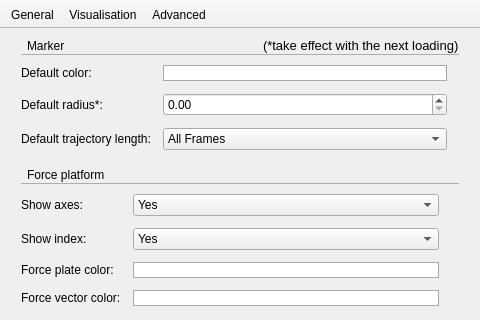
<?xml version="1.0" encoding="UTF-8"?>
<ui version="4.0">
 <class>Preferences</class>
 <widget class="QMainWindow" name="Preferences">
  <property name="geometry">
   <rect>
    <x>0</x>
    <y>0</y>
    <width>480</width>
    <height>320</height>
   </rect>
  </property>
  <property name="sizePolicy">
   <sizepolicy hsizetype="Fixed" vsizetype="Fixed">
    <horstretch>0</horstretch>
    <verstretch>0</verstretch>
   </sizepolicy>
  </property>
  <property name="minimumSize">
   <size>
    <width>480</width>
    <height>320</height>
   </size>
  </property>
  <property name="maximumSize">
   <size>
    <width>480</width>
    <height>320</height>
   </size>
  </property>
  <property name="windowTitle">
   <string>General</string>
  </property>
  <property name="unifiedTitleAndToolBarOnMac">
   <bool>true</bool>
  </property>
  <widget class="QWidget" name="centralwidget">
   <widget class="QStackedWidget" name="stackedWidget">
    <property name="geometry">
     <rect>
      <x>12</x>
      <y>0</y>
      <width>456</width>
      <height>311</height>
     </rect>
    </property>
    <property name="minimumSize">
     <size>
      <width>456</width>
      <height>0</height>
     </size>
    </property>
    <property name="maximumSize">
     <size>
      <width>456</width>
      <height>16777215</height>
     </size>
    </property>
    <property name="currentIndex">
     <number>1</number>
    </property>
    <widget class="QWidget" name="generalPage">
     <layout class="QVBoxLayout" name="verticalLayout_9">
      <property name="spacing">
       <number>24</number>
      </property>
      <item>
       <layout class="QVBoxLayout" name="verticalLayout_8">
        <property name="spacing">
         <number>6</number>
        </property>
        <item>
         <layout class="QVBoxLayout" name="verticalLayout_7">
          <property name="spacing">
           <number>0</number>
          </property>
          <item>
           <layout class="QHBoxLayout" name="horizontalLayout_5">
            <property name="spacing">
             <number>0</number>
            </property>
            <item>
             <spacer name="horizontalSpacer_7">
              <property name="orientation">
               <enum>Qt::Horizontal</enum>
              </property>
              <property name="sizeType">
               <enum>QSizePolicy::Fixed</enum>
              </property>
              <property name="sizeHint" stdset="0">
               <size>
                <width>6</width>
                <height>1</height>
               </size>
              </property>
             </spacer>
            </item>
            <item>
             <widget class="QLabel" name="label_3">
              <property name="text">
               <string>Startup</string>
              </property>
             </widget>
            </item>
           </layout>
          </item>
          <item>
           <widget class="Line" name="line_2">
            <property name="styleSheet">
             <string notr="true">color: rgb(173,173,173);</string>
            </property>
            <property name="frameShadow">
             <enum>QFrame::Plain</enum>
            </property>
            <property name="orientation">
             <enum>Qt::Horizontal</enum>
            </property>
           </widget>
          </item>
         </layout>
        </item>
        <item>
         <layout class="QVBoxLayout" name="verticalLayout_6">
          <property name="spacing">
           <number>0</number>
          </property>
          <item>
           <layout class="QHBoxLayout" name="horizontalLayout_6" stretch="0,0">
            <property name="spacing">
             <number>0</number>
            </property>
            <item>
             <spacer name="horizontalSpacer_8">
              <property name="orientation">
               <enum>Qt::Horizontal</enum>
              </property>
              <property name="sizeType">
               <enum>QSizePolicy::Fixed</enum>
              </property>
              <property name="sizeHint" stdset="0">
               <size>
                <width>6</width>
                <height>1</height>
               </size>
              </property>
             </spacer>
            </item>
            <item>
             <widget class="QCheckBox" name="defaultConfigurationCheckBox">
              <property name="text">
               <string>Use default configuration</string>
              </property>
             </widget>
            </item>
           </layout>
          </item>
          <item>
           <layout class="QHBoxLayout" name="horizontalLayout_7">
            <item>
             <spacer name="horizontalSpacer_10">
              <property name="orientation">
               <enum>Qt::Horizontal</enum>
              </property>
              <property name="sizeType">
               <enum>QSizePolicy::Fixed</enum>
              </property>
              <property name="sizeHint" stdset="0">
               <size>
                <width>24</width>
                <height>1</height>
               </size>
              </property>
             </spacer>
            </item>
            <item>
             <widget class="QLineEdit" name="defaultConfigurationLineEdit">
              <property name="enabled">
               <bool>false</bool>
              </property>
             </widget>
            </item>
            <item>
             <spacer name="horizontalSpacer_9">
              <property name="orientation">
               <enum>Qt::Horizontal</enum>
              </property>
              <property name="sizeType">
               <enum>QSizePolicy::Fixed</enum>
              </property>
              <property name="sizeHint" stdset="0">
               <size>
                <width>10</width>
                <height>1</height>
               </size>
              </property>
             </spacer>
            </item>
            <item>
             <widget class="QPushButton" name="defaultConfigurationButton">
              <property name="enabled">
               <bool>false</bool>
              </property>
              <property name="text">
               <string>Choose...</string>
              </property>
             </widget>
            </item>
           </layout>
          </item>
         </layout>
        </item>
       </layout>
      </item>
      <item>
       <layout class="QVBoxLayout" name="verticalLayout_3">
        <property name="spacing">
         <number>6</number>
        </property>
        <item>
         <layout class="QVBoxLayout" name="verticalLayout_2">
          <property name="spacing">
           <number>0</number>
          </property>
          <item>
           <layout class="QHBoxLayout" name="horizontalLayout">
            <property name="spacing">
             <number>0</number>
            </property>
            <item>
             <spacer name="horizontalSpacer">
              <property name="orientation">
               <enum>Qt::Horizontal</enum>
              </property>
              <property name="sizeType">
               <enum>QSizePolicy::Fixed</enum>
              </property>
              <property name="sizeHint" stdset="0">
               <size>
                <width>6</width>
                <height>1</height>
               </size>
              </property>
             </spacer>
            </item>
            <item>
             <widget class="QLabel" name="label_2">
              <property name="text">
               <string>Event</string>
              </property>
             </widget>
            </item>
           </layout>
          </item>
          <item>
           <widget class="Line" name="line">
            <property name="styleSheet">
             <string notr="true">color: rgb(173,173,173);</string>
            </property>
            <property name="frameShadow">
             <enum>QFrame::Plain</enum>
            </property>
            <property name="orientation">
             <enum>Qt::Horizontal</enum>
            </property>
           </widget>
          </item>
         </layout>
        </item>
        <item>
         <layout class="QHBoxLayout" name="horizontalLayout_2">
          <property name="spacing">
           <number>0</number>
          </property>
          <item>
           <spacer name="horizontalSpacer_2">
            <property name="orientation">
             <enum>Qt::Horizontal</enum>
            </property>
            <property name="sizeType">
             <enum>QSizePolicy::Fixed</enum>
            </property>
            <property name="sizeHint" stdset="0">
             <size>
              <width>6</width>
              <height>1</height>
             </size>
            </property>
           </spacer>
          </item>
          <item>
           <widget class="QCheckBox" name="openEventEditorCheckBox">
            <property name="text">
             <string>Open the editor when inserting an event</string>
            </property>
           </widget>
          </item>
         </layout>
        </item>
       </layout>
      </item>
      <item>
       <layout class="QVBoxLayout" name="verticalLayout_4">
        <property name="spacing">
         <number>6</number>
        </property>
        <item>
         <layout class="QVBoxLayout" name="verticalLayout_5">
          <property name="spacing">
           <number>0</number>
          </property>
          <item>
           <layout class="QHBoxLayout" name="horizontalLayout_3">
            <property name="spacing">
             <number>0</number>
            </property>
            <item>
             <spacer name="horizontalSpacer_3">
              <property name="orientation">
               <enum>Qt::Horizontal</enum>
              </property>
              <property name="sizeType">
               <enum>QSizePolicy::Fixed</enum>
              </property>
              <property name="sizeHint" stdset="0">
               <size>
                <width>6</width>
                <height>1</height>
               </size>
              </property>
             </spacer>
            </item>
            <item>
             <widget class="QLabel" name="label_4">
              <property name="text">
               <string>Ground orientation</string>
              </property>
             </widget>
            </item>
           </layout>
          </item>
          <item>
           <widget class="Line" name="line_3">
            <property name="styleSheet">
             <string notr="true">color: rgb(173,173,173);</string>
            </property>
            <property name="frameShadow">
             <enum>QFrame::Plain</enum>
            </property>
            <property name="orientation">
             <enum>Qt::Horizontal</enum>
            </property>
           </widget>
          </item>
         </layout>
        </item>
        <item>
         <layout class="QHBoxLayout" name="horizontalLayout_4">
          <property name="spacing">
           <number>0</number>
          </property>
          <item>
           <spacer name="horizontalSpacer_4">
            <property name="orientation">
             <enum>Qt::Horizontal</enum>
            </property>
            <property name="sizeType">
             <enum>QSizePolicy::Fixed</enum>
            </property>
            <property name="sizeHint" stdset="0">
             <size>
              <width>6</width>
              <height>1</height>
             </size>
            </property>
           </spacer>
          </item>
          <item>
           <widget class="QLabel" name="label">
            <property name="text">
             <string>Default orientation for the automatic detection:</string>
            </property>
           </widget>
          </item>
          <item>
           <spacer name="horizontalSpacer_6">
            <property name="orientation">
             <enum>Qt::Horizontal</enum>
            </property>
            <property name="sizeType">
             <enum>QSizePolicy::Fixed</enum>
            </property>
            <property name="sizeHint" stdset="0">
             <size>
              <width>10</width>
              <height>1</height>
             </size>
            </property>
           </spacer>
          </item>
          <item>
           <widget class="QComboBox" name="defaultPlaneOrientationComboBox">
            <item>
             <property name="text">
              <string>Plane XY</string>
             </property>
            </item>
            <item>
             <property name="text">
              <string>Plane YZ</string>
             </property>
            </item>
            <item>
             <property name="text">
              <string>Plane ZX</string>
             </property>
            </item>
           </widget>
          </item>
          <item>
           <spacer name="horizontalSpacer_5">
            <property name="orientation">
             <enum>Qt::Horizontal</enum>
            </property>
            <property name="sizeHint" stdset="0">
             <size>
              <width>40</width>
              <height>1</height>
             </size>
            </property>
           </spacer>
          </item>
         </layout>
        </item>
       </layout>
      </item>
      <item>
       <spacer name="verticalSpacer">
        <property name="orientation">
         <enum>Qt::Vertical</enum>
        </property>
        <property name="sizeHint" stdset="0">
         <size>
          <width>20</width>
          <height>0</height>
         </size>
        </property>
       </spacer>
      </item>
     </layout>
    </widget>
    <widget class="QWidget" name="visualisationPage">
     <layout class="QVBoxLayout" name="verticalLayout_13">
      <item>
       <layout class="QVBoxLayout" name="verticalLayout_10">
        <property name="spacing">
         <number>0</number>
        </property>
        <item>
         <layout class="QVBoxLayout" name="verticalLayout_11">
          <property name="spacing">
           <number>0</number>
          </property>
          <item>
           <layout class="QHBoxLayout" name="horizontalLayout_8">
            <property name="spacing">
             <number>0</number>
            </property>
            <item>
             <spacer name="horizontalSpacer_11">
              <property name="orientation">
               <enum>Qt::Horizontal</enum>
              </property>
              <property name="sizeType">
               <enum>QSizePolicy::Fixed</enum>
              </property>
              <property name="sizeHint" stdset="0">
               <size>
                <width>6</width>
                <height>1</height>
               </size>
              </property>
             </spacer>
            </item>
            <item>
             <widget class="QLabel" name="label_5">
              <property name="text">
               <string>Marker</string>
              </property>
             </widget>
            </item>
            <item>
             <spacer name="horizontalSpacer_13">
              <property name="orientation">
               <enum>Qt::Horizontal</enum>
              </property>
              <property name="sizeHint" stdset="0">
               <size>
                <width>40</width>
                <height>1</height>
               </size>
              </property>
             </spacer>
            </item>
            <item>
             <widget class="QLabel" name="label_13">
              <property name="font">
               <font>
                <pointsize>10</pointsize>
               </font>
              </property>
              <property name="text">
               <string>(*take effect with the next loading)</string>
              </property>
             </widget>
            </item>
           </layout>
          </item>
          <item>
           <widget class="Line" name="line_4">
            <property name="styleSheet">
             <string notr="true">color: rgb(173,173,173);</string>
            </property>
            <property name="frameShadow">
             <enum>QFrame::Plain</enum>
            </property>
            <property name="orientation">
             <enum>Qt::Horizontal</enum>
            </property>
           </widget>
          </item>
         </layout>
        </item>
        <item>
         <layout class="QFormLayout" name="formLayout">
          <property name="horizontalSpacing">
           <number>12</number>
          </property>
          <property name="verticalSpacing">
           <number>12</number>
          </property>
          <property name="topMargin">
           <number>9</number>
          </property>
          <property name="rightMargin">
           <number>12</number>
          </property>
          <property name="bottomMargin">
           <number>12</number>
          </property>
          <item row="0" column="0">
           <widget class="QLabel" name="label_6">
            <property name="text">
             <string>Default color:</string>
            </property>
           </widget>
          </item>
          <item row="0" column="1">
           <widget class="QPushButton" name="defaultMarkerColorButton">
            <property name="styleSheet">
             <string notr="true">QPushButton {
  border: 1px solid darkgray;
  background: rgb(255,255,255);
}

QPushButton:pressed {
  border: 1px solid rgb(100,100,100);
}</string>
            </property>
            <property name="text">
             <string/>
            </property>
            <property name="flat">
             <bool>true</bool>
            </property>
           </widget>
          </item>
          <item row="1" column="0">
           <widget class="QLabel" name="label_8">
            <property name="text">
             <string>Default radius*:</string>
            </property>
           </widget>
          </item>
          <item row="1" column="1">
           <widget class="QDoubleSpinBox" name="defaultMarkerRadiusSpinBox"/>
          </item>
          <item row="2" column="0">
           <widget class="QLabel" name="label_7">
            <property name="text">
             <string>Default trajectory length:</string>
            </property>
           </widget>
          </item>
          <item row="2" column="1">
           <widget class="QComboBox" name="defaultMarkerTrajectoryLengthComboBox">
            <item>
             <property name="text">
              <string>All Frames</string>
             </property>
            </item>
            <item>
             <property name="text">
              <string>25 Frames</string>
             </property>
            </item>
            <item>
             <property name="text">
              <string>50 Frames</string>
             </property>
            </item>
            <item>
             <property name="text">
              <string>100 Frames</string>
             </property>
            </item>
            <item>
             <property name="text">
              <string>200 Frames</string>
             </property>
            </item>
           </widget>
          </item>
         </layout>
        </item>
       </layout>
      </item>
      <item>
       <layout class="QVBoxLayout" name="verticalLayout_12">
        <property name="spacing">
         <number>0</number>
        </property>
        <item>
         <layout class="QVBoxLayout" name="verticalLayout_14">
          <property name="spacing">
           <number>0</number>
          </property>
          <item>
           <layout class="QHBoxLayout" name="horizontalLayout_12">
            <property name="spacing">
             <number>0</number>
            </property>
            <item>
             <spacer name="horizontalSpacer_21">
              <property name="orientation">
               <enum>Qt::Horizontal</enum>
              </property>
              <property name="sizeType">
               <enum>QSizePolicy::Fixed</enum>
              </property>
              <property name="sizeHint" stdset="0">
               <size>
                <width>6</width>
                <height>1</height>
               </size>
              </property>
             </spacer>
            </item>
            <item>
             <widget class="QLabel" name="label_9">
              <property name="text">
               <string>Force platform</string>
              </property>
             </widget>
            </item>
           </layout>
          </item>
          <item>
           <widget class="Line" name="line_5">
            <property name="styleSheet">
             <string notr="true">color: rgb(173,173,173);</string>
            </property>
            <property name="frameShadow">
             <enum>QFrame::Plain</enum>
            </property>
            <property name="orientation">
             <enum>Qt::Horizontal</enum>
            </property>
           </widget>
          </item>
         </layout>
        </item>
        <item>
         <layout class="QHBoxLayout" name="horizontalLayout_9">
          <item>
           <layout class="QFormLayout" name="formLayout_2">
            <property name="horizontalSpacing">
             <number>12</number>
            </property>
            <property name="verticalSpacing">
             <number>12</number>
            </property>
            <property name="topMargin">
             <number>9</number>
            </property>
            <item row="2" column="0">
             <widget class="QLabel" name="label_10">
              <property name="text">
               <string>Force plate color:</string>
              </property>
             </widget>
            </item>
            <item row="2" column="1">
             <widget class="QPushButton" name="defaultForcePlateColorButton">
              <property name="styleSheet">
               <string notr="true">QPushButton {
  border: 1px solid darkgray;
  background: white;
}

QPushButton:pressed {
  border: 1px solid rgb(100,100,100);
}</string>
              </property>
              <property name="text">
               <string/>
              </property>
              <property name="flat">
               <bool>true</bool>
              </property>
             </widget>
            </item>
            <item row="3" column="0">
             <widget class="QLabel" name="label_11">
              <property name="text">
               <string>Force vector color:</string>
              </property>
             </widget>
            </item>
            <item row="3" column="1">
             <widget class="QPushButton" name="defaultForceVectorColorButton">
              <property name="styleSheet">
               <string notr="true">QPushButton {
  border: 1px solid darkgray;
  background: white;
}

QPushButton:pressed {
  border: 1px solid rgb(100,100,100);
}</string>
              </property>
              <property name="text">
               <string/>
              </property>
              <property name="flat">
               <bool>true</bool>
              </property>
             </widget>
            </item>
            <item row="0" column="1">
             <widget class="QComboBox" name="showForcePlatformAxesComboBox">
              <property name="sizeAdjustPolicy">
               <enum>QComboBox::AdjustToContents</enum>
              </property>
              <item>
               <property name="text">
                <string>Yes</string>
               </property>
              </item>
              <item>
               <property name="text">
                <string>No</string>
               </property>
              </item>
             </widget>
            </item>
            <item row="0" column="0">
             <widget class="QLabel" name="label_14">
              <property name="text">
               <string>Show axes:</string>
              </property>
             </widget>
            </item>
            <item row="1" column="1">
             <widget class="QComboBox" name="showForcePlatformIndexComboBox">
              <item>
               <property name="text">
                <string>Yes</string>
               </property>
              </item>
              <item>
               <property name="text">
                <string>No</string>
               </property>
              </item>
             </widget>
            </item>
            <item row="1" column="0">
             <widget class="QLabel" name="label_15">
              <property name="text">
               <string>Show index:</string>
              </property>
             </widget>
            </item>
           </layout>
          </item>
          <item>
           <spacer name="horizontalSpacer_12">
            <property name="orientation">
             <enum>Qt::Horizontal</enum>
            </property>
            <property name="sizeType">
             <enum>QSizePolicy::Fixed</enum>
            </property>
            <property name="sizeHint" stdset="0">
             <size>
              <width>20</width>
              <height>20</height>
             </size>
            </property>
           </spacer>
          </item>
         </layout>
        </item>
       </layout>
      </item>
      <item>
       <spacer name="verticalSpacer_3">
        <property name="orientation">
         <enum>Qt::Vertical</enum>
        </property>
        <property name="sizeHint" stdset="0">
         <size>
          <width>20</width>
          <height>0</height>
         </size>
        </property>
       </spacer>
      </item>
     </layout>
    </widget>
    <widget class="QWidget" name="advancedPage">
     <layout class="QVBoxLayout" name="verticalLayout_19">
      <property name="spacing">
       <number>24</number>
      </property>
      <item>
       <layout class="QVBoxLayout" name="verticalLayout_17">
        <property name="spacing">
         <number>6</number>
        </property>
        <item>
         <layout class="QVBoxLayout" name="verticalLayout_18">
          <property name="spacing">
           <number>0</number>
          </property>
          <item>
           <layout class="QHBoxLayout" name="horizontalLayout_15">
            <property name="spacing">
             <number>0</number>
            </property>
            <item>
             <spacer name="horizontalSpacer_28">
              <property name="orientation">
               <enum>Qt::Horizontal</enum>
              </property>
              <property name="sizeType">
               <enum>QSizePolicy::Fixed</enum>
              </property>
              <property name="sizeHint" stdset="0">
               <size>
                <width>6</width>
                <height>1</height>
               </size>
              </property>
             </spacer>
            </item>
            <item>
             <widget class="QLabel" name="label_12">
              <property name="text">
               <string>Update</string>
              </property>
             </widget>
            </item>
           </layout>
          </item>
          <item>
           <widget class="Line" name="line_6">
            <property name="styleSheet">
             <string notr="true">color: rgb(173,173,173);</string>
            </property>
            <property name="frameShadow">
             <enum>QFrame::Plain</enum>
            </property>
            <property name="orientation">
             <enum>Qt::Horizontal</enum>
            </property>
           </widget>
          </item>
         </layout>
        </item>
        <item>
         <layout class="QHBoxLayout" name="horizontalLayout_16">
          <property name="spacing">
           <number>0</number>
          </property>
          <item>
           <spacer name="horizontalSpacer_29">
            <property name="orientation">
             <enum>Qt::Horizontal</enum>
            </property>
            <property name="sizeType">
             <enum>QSizePolicy::Fixed</enum>
            </property>
            <property name="sizeHint" stdset="0">
             <size>
              <width>6</width>
              <height>1</height>
             </size>
            </property>
           </spacer>
          </item>
          <item>
           <widget class="QCheckBox" name="automaticCheckUpdateCheckBox">
            <property name="text">
             <string>Automatically check for update at startup</string>
            </property>
           </widget>
          </item>
         </layout>
        </item>
       </layout>
      </item>
      <item>
       <spacer name="verticalSpacer_2">
        <property name="orientation">
         <enum>Qt::Vertical</enum>
        </property>
        <property name="sizeHint" stdset="0">
         <size>
          <width>20</width>
          <height>210</height>
         </size>
        </property>
       </spacer>
      </item>
     </layout>
    </widget>
   </widget>
  </widget>
  <widget class="QToolBar" name="toolBar">
   <property name="windowTitle">
    <string>toolBar</string>
   </property>
   <property name="movable">
    <bool>false</bool>
   </property>
   <property name="toolButtonStyle">
    <enum>Qt::ToolButtonTextUnderIcon</enum>
   </property>
   <attribute name="toolBarArea">
    <enum>TopToolBarArea</enum>
   </attribute>
   <attribute name="toolBarBreak">
    <bool>false</bool>
   </attribute>
   <addaction name="actionGeneral"/>
   <addaction name="actionVisualisation"/>
   <addaction name="actionAdvanced"/>
  </widget>
  <action name="actionGeneral">
   <property name="icon">
    <iconset resource="images.qrc">
     <normaloff>:/Resources/Images/general_preferences.png</normaloff>:/Resources/Images/general_preferences.png</iconset>
   </property>
   <property name="text">
    <string>General</string>
   </property>
   <property name="toolTip">
    <string>General</string>
   </property>
  </action>
  <action name="actionVisualisation">
   <property name="icon">
    <iconset resource="images.qrc">
     <normaloff>:/Resources/Images/visualisation_preferences.png</normaloff>:/Resources/Images/visualisation_preferences.png</iconset>
   </property>
   <property name="text">
    <string>Visualisation</string>
   </property>
  </action>
  <action name="actionAdvanced">
   <property name="icon">
    <iconset resource="images.qrc">
     <normaloff>:/Resources/Images/advanced_preferences.png</normaloff>:/Resources/Images/advanced_preferences.png</iconset>
   </property>
   <property name="text">
    <string>Advanced</string>
   </property>
  </action>
 </widget>
 <resources>
  <include location="images.qrc"/>
 </resources>
 <connections>
  <connection>
   <sender>defaultConfigurationCheckBox</sender>
   <signal>toggled(bool)</signal>
   <receiver>defaultConfigurationLineEdit</receiver>
   <slot>setEnabled(bool)</slot>
   <hints>
    <hint type="sourcelabel">
     <x>62</x>
     <y>124</y>
    </hint>
    <hint type="destinationlabel">
     <x>91</x>
     <y>156</y>
    </hint>
   </hints>
  </connection>
  <connection>
   <sender>defaultConfigurationCheckBox</sender>
   <signal>toggled(bool)</signal>
   <receiver>defaultConfigurationButton</receiver>
   <slot>setEnabled(bool)</slot>
   <hints>
    <hint type="sourcelabel">
     <x>363</x>
     <y>129</y>
    </hint>
    <hint type="destinationlabel">
     <x>392</x>
     <y>156</y>
    </hint>
   </hints>
  </connection>
 </connections>
</ui>
